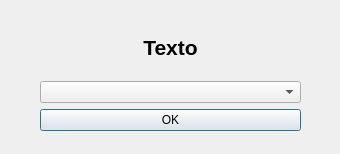
<?xml version="1.0" encoding="UTF-8"?>
<ui version="4.0">
 <class>DialogComboBox</class>
 <widget class="QDialog" name="DialogComboBox">
  <property name="geometry">
   <rect>
    <x>0</x>
    <y>0</y>
    <width>340</width>
    <height>154</height>
   </rect>
  </property>
  <property name="windowTitle">
   <string>Dialog</string>
  </property>
  <widget class="QWidget" name="">
   <property name="geometry">
    <rect>
     <x>40</x>
     <y>20</y>
     <width>261</width>
     <height>111</height>
    </rect>
   </property>
   <layout class="QVBoxLayout" name="verticalLayout">
    <item>
     <widget class="QLabel" name="labelTexto">
      <property name="font">
       <font>
        <pointsize>16</pointsize>
        <bold>true</bold>
       </font>
      </property>
      <property name="text">
       <string>&lt;html&gt;&lt;head/&gt;&lt;body&gt;&lt;p align=&quot;center&quot;&gt;Texto&lt;/p&gt;&lt;/body&gt;&lt;/html&gt;</string>
      </property>
     </widget>
    </item>
    <item>
     <widget class="QComboBox" name="comboBox"/>
    </item>
    <item>
     <widget class="QPushButton" name="pushButtonOK">
      <property name="text">
       <string>OK</string>
      </property>
     </widget>
    </item>
   </layout>
  </widget>
 </widget>
 <resources/>
 <connections/>
</ui>
